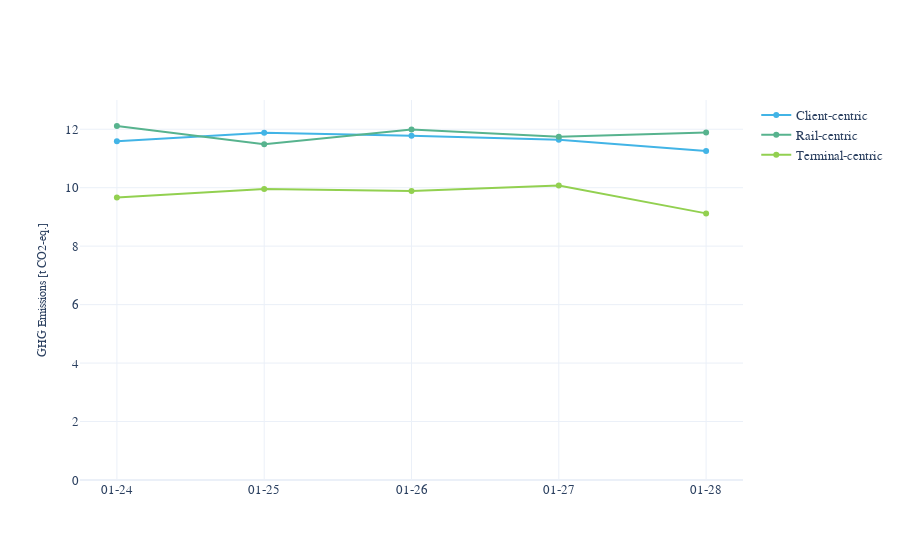

Notebook source saved alongside this figure:
### Code cell
fig = go.Figure()
colorway = ["#42B4E6", "#57B38E", "#92D050"]
fig.add_trace(go.Scatter(y = df.client/1000, x = df["index"], name = f"Client-centric"))
fig.add_trace(go.Scatter(y = df.base/1000, x = df["index"], name = f"Rail-centric"))
fig.add_trace(go.Scatter(y = df["drop"]/1000, x = df["index"], name = f"Terminal-centric"))
fig.update_yaxes(range=[0,13], title = "GHG Emissions [t CO2-eq.]")
fig.update_xaxes(tickformat = "%m-%d", nticks = 5)
fig.update_layout(colorway = colorway)

### Figure 1 — Plotly figure (JSON) as saved in the notebook; plotly's stock layout.template omitted (floating-point values rounded to 4 significant figures)
{"data": [{"name": "Client-centric", "type": "scatter", "x": ["2022-01-24", "2022-01-25", "2022-01-26", "2022-01-27", "2022-01-28"], "y": [11.59, 11.88, 11.77, 11.64, 11.25]}, {"name": "Rail-centric", "type": "scatter", "x": ["2022-01-24", "2022-01-25", "2022-01-26", "2022-01-27", "2022-01-28"], "y": [12.11, 11.49, 11.99, 11.74, 11.89]}, {"name": "Terminal-centric", "type": "scatter", "x": ["2022-01-24", "2022-01-25", "2022-01-26", "2022-01-27", "2022-01-28"], "y": [9.665, 9.955, 9.89, 10.08, 9.121]}], "layout": {"colorway": ["#42B4E6", "#57B38E", "#92D050"], "xaxis": {"nticks": 5, "tickformat": "%m-%d"}, "yaxis": {"range": [0, 13], "title": {"text": "GHG Emissions [t CO2-eq.]"}}}}
